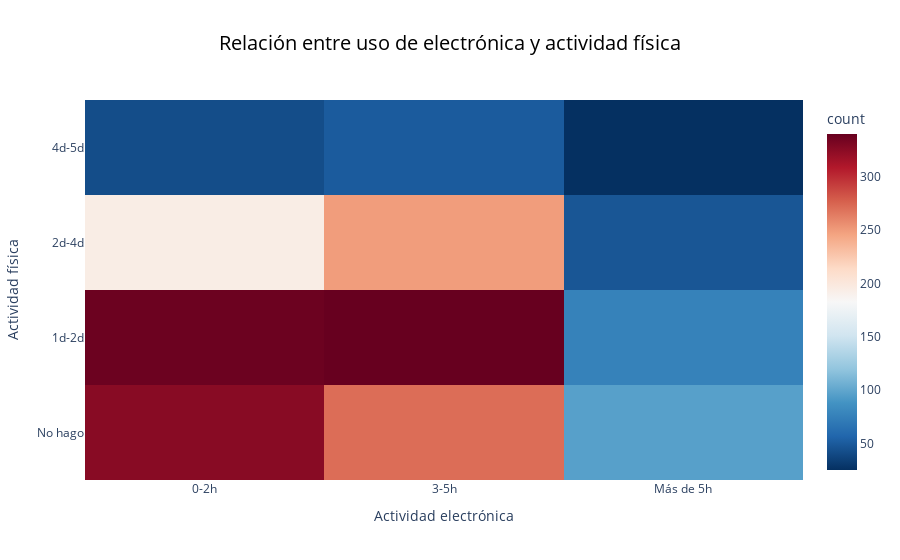

Notebook cell for this chart:
### Code cell
fig = px.density_heatmap(obesidad_limpio, x='electronica', y='physical_activity',
                         title='Relación entre uso de electrónica y actividad física',
                         category_orders={"physical_activity":['4d-5d', '2d-4d', '1d-2d', 'No hago'],"electronica":['0-2h', '3-5h','Más de 5h']},
                         labels={'electronica': 'Actividad electrónica', 'physical_activity': 'Actividad física'},
                         color_continuous_scale='RdBu_r')
# Modificar el título
fig.update_layout(title_font=dict(size=20,color='black'),title_x=0.5 )

fig.show()

### Figure 1 — Plotly figure (JSON) as saved in the notebook; plotly's stock layout.template omitted (floating-point values rounded to 4 significant figures; data arrays with more than 128 entries replaced by an {"elided": "..."} marker saying what was removed)
{"data": [{"coloraxis": "coloraxis", "hovertemplate": "Actividad electrónica=%{x}<br>Actividad física=%{y}<br>count=%{z}<extra></extra>", "name": "", "type": "histogram2d", "x": {"elided": "2054 str values"}, "xaxis": "x", "xbingroup": "x", "y": {"elided": "2054 str values"}, "yaxis": "y", "ybingroup": "y"}], "layout": {"coloraxis": {"colorbar": {"title": {"text": "count"}}, "colorscale": [[0, "rgb(5,48,97)"], [0.1, "rgb(33,102,172)"], [0.2, "rgb(67,147,195)"], [0.3, "rgb(146,197,222)"], [0.4, "rgb(209,229,240)"], [0.5, "rgb(247,247,247)"], [0.6, "rgb(253,219,199)"], [0.7, "rgb(244,165,130)"], [0.8, "rgb(214,96,77)"], [0.9, "rgb(178,24,43)"], [1, "rgb(103,0,31)"]]}, "legend": {"tracegroupgap": 0}, "title": {"font": {"color": "black", "size": 20}, "text": "Relación entre uso de electrónica y actividad física", "x": 0.5}, "xaxis": {"anchor": "y", "categoryarray": ["0-2h", "3-5h", "Más de 5h"], "categoryorder": "array", "domain": [0, 1], "title": {"text": "Actividad electrónica"}}, "yaxis": {"anchor": "x", "categoryarray": ["No hago", "1d-2d", "2d-4d", "4d-5d"], "categoryorder": "array", "domain": [0, 1], "title": {"text": "Actividad física"}}}}
